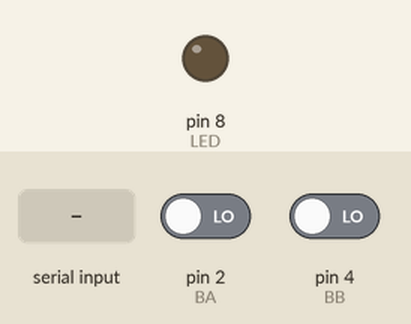
A sketch run on a simulated Arduino Uno, built with avr-gcc and run on an emulated ATmega328P. Parts: output pins drawn as LEDs (lit = HIGH). The inputs (shaded band) are chosen by the test bench; at power-on: pin 2 (BA) LOW, pin 4 (BB) LOW. What the sketch prints to the serial monitor is not drawn.

Above: at 1.0 s.
1.1 s: byte 1 (1) received over Serial
At 1.9 s:
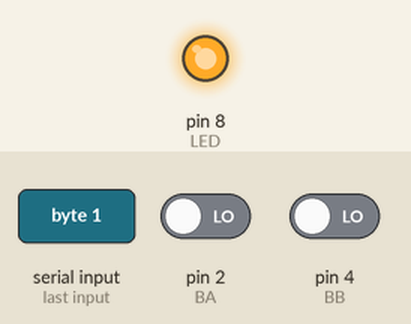
Timing chart, 0 to 4.1 s (numbered marks = the images above; inputs shaded):
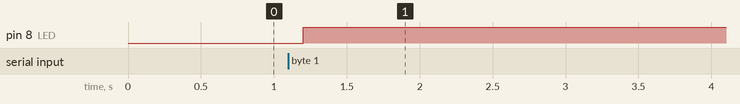

Measured:
- after the input at 1.1 s, pin 8 (LED): LOW → HIGH after 0.10 s

The sketch:

FinalProjARDTest.ino
```cpp
const int BA = 2;
const int BB = 4;
const int LED = 8;
int inByte = 0;
int BAState = LOW;
int BBState = LOW;
char outByte = 0;

void setup()
{
  Serial.begin(9600);
  while(!Serial)
  {
    ;
  }
  pinMode(BA, INPUT);
  pinMode(BB, INPUT);
  pinMode(LED, OUTPUT);
  link();
}

void loop()
{
  BAState = digitalRead(BA);
  BBState = digitalRead(BB);

  outByte = 'C';
  if(BAState == HIGH)
  {
    outByte = 'A';
  }
  else if(BBState == HIGH)
  {
    outByte = 'B';
  }

  if(Serial.available() > 0)
  {
    inByte = Serial.read();
    if(inByte == 0)
    {
      digitalWrite(LED, LOW);
    }
    else if(inByte == 1)
    {
      digitalWrite(LED, HIGH);
    }
  }
}

void link()
{
  while(Serial.available() <= 0)
  {
    Serial.print('X');
    delay(300);
  }
}
```
